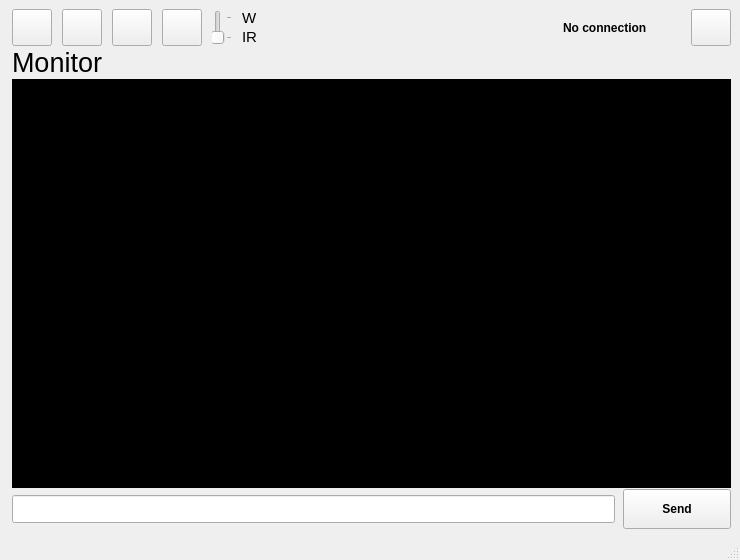
<?xml version="1.0" encoding="UTF-8"?>
<ui version="4.0">
 <class>MainWindow</class>
 <widget class="QMainWindow" name="MainWindow">
  <property name="enabled">
   <bool>true</bool>
  </property>
  <property name="geometry">
   <rect>
    <x>0</x>
    <y>0</y>
    <width>740</width>
    <height>560</height>
   </rect>
  </property>
  <property name="minimumSize">
   <size>
    <width>740</width>
    <height>560</height>
   </size>
  </property>
  <property name="maximumSize">
   <size>
    <width>16777215</width>
    <height>16777215</height>
   </size>
  </property>
  <property name="windowTitle">
   <string>PyRobot</string>
  </property>
  <widget class="QWidget" name="centralwidget">
   <layout class="QGridLayout" name="gridLayout">
    <property name="leftMargin">
     <number>12</number>
    </property>
    <property name="spacing">
     <number>1</number>
    </property>
    <item row="0" column="0">
     <layout class="QHBoxLayout" name="horizontalLayout_3">
      <property name="spacing">
       <number>10</number>
      </property>
      <item>
       <widget class="QPushButton" name="pushButton_enabled_keyboard">
        <property name="maximumSize">
         <size>
          <width>50</width>
          <height>50</height>
         </size>
        </property>
        <property name="text">
         <string/>
        </property>
        <property name="icon">
         <iconset resource="resources.qrc">
          <normaloff>:/resources/img/resources/img/keyboard.png</normaloff>:/resources/img/resources/img/keyboard.png</iconset>
        </property>
        <property name="iconSize">
         <size>
          <width>32</width>
          <height>32</height>
         </size>
        </property>
       </widget>
      </item>
      <item>
       <widget class="QPushButton" name="pushButton_sensors">
        <property name="maximumSize">
         <size>
          <width>50</width>
          <height>50</height>
         </size>
        </property>
        <property name="text">
         <string/>
        </property>
        <property name="icon">
         <iconset resource="resources.qrc">
          <normaloff>:/resources/img/resources/img/sens.png</normaloff>:/resources/img/resources/img/sens.png</iconset>
        </property>
        <property name="iconSize">
         <size>
          <width>30</width>
          <height>30</height>
         </size>
        </property>
       </widget>
      </item>
      <item>
       <widget class="QPushButton" name="pushButton_video">
        <property name="maximumSize">
         <size>
          <width>50</width>
          <height>50</height>
         </size>
        </property>
        <property name="text">
         <string/>
        </property>
        <property name="icon">
         <iconset resource="resources.qrc">
          <normaloff>:/resources/img/resources/img/camera-icon.png</normaloff>:/resources/img/resources/img/camera-icon.png</iconset>
        </property>
        <property name="iconSize">
         <size>
          <width>32</width>
          <height>32</height>
         </size>
        </property>
       </widget>
      </item>
      <item>
       <widget class="QPushButton" name="pushButton_lights">
        <property name="maximumSize">
         <size>
          <width>50</width>
          <height>50</height>
         </size>
        </property>
        <property name="text">
         <string/>
        </property>
        <property name="icon">
         <iconset resource="resources.qrc">
          <normaloff>:/resources/img/resources/img/light-off.png</normaloff>:/resources/img/resources/img/light-off.png</iconset>
        </property>
        <property name="iconSize">
         <size>
          <width>30</width>
          <height>30</height>
         </size>
        </property>
       </widget>
      </item>
      <item>
       <widget class="QSlider" name="verticalSlider_lightsMode">
        <property name="maximumSize">
         <size>
          <width>25</width>
          <height>35</height>
         </size>
        </property>
        <property name="maximum">
         <number>1</number>
        </property>
        <property name="pageStep">
         <number>1</number>
        </property>
        <property name="orientation">
         <enum>Qt::Vertical</enum>
        </property>
        <property name="tickPosition">
         <enum>QSlider::TicksBelow</enum>
        </property>
        <property name="tickInterval">
         <number>0</number>
        </property>
       </widget>
      </item>
      <item>
       <layout class="QVBoxLayout" name="verticalLayout">
        <property name="spacing">
         <number>1</number>
        </property>
        <item>
         <widget class="QLabel" name="label_3">
          <property name="font">
           <font>
            <pointsize>11</pointsize>
           </font>
          </property>
          <property name="text">
           <string>W</string>
          </property>
         </widget>
        </item>
        <item>
         <widget class="QLabel" name="label_2">
          <property name="font">
           <font>
            <pointsize>11</pointsize>
           </font>
          </property>
          <property name="text">
           <string>IR</string>
          </property>
         </widget>
        </item>
       </layout>
      </item>
      <item>
       <spacer name="horizontalSpacer">
        <property name="orientation">
         <enum>Qt::Horizontal</enum>
        </property>
        <property name="sizeType">
         <enum>QSizePolicy::Expanding</enum>
        </property>
        <property name="sizeHint" stdset="0">
         <size>
          <width>40</width>
          <height>20</height>
         </size>
        </property>
       </spacer>
      </item>
      <item>
       <widget class="QLabel" name="label_ip">
        <property name="font">
         <font>
          <weight>75</weight>
          <bold>true</bold>
         </font>
        </property>
        <property name="text">
         <string>No connection</string>
        </property>
       </widget>
      </item>
      <item>
       <widget class="QLabel" name="icon_wifi">
        <property name="maximumSize">
         <size>
          <width>40</width>
          <height>40</height>
         </size>
        </property>
        <property name="text">
         <string/>
        </property>
        <property name="pixmap">
         <pixmap resource="resources.qrc">:/resources/img/resources/img/wifi_off.png</pixmap>
        </property>
        <property name="scaledContents">
         <bool>true</bool>
        </property>
       </widget>
      </item>
      <item>
       <widget class="QLabel" name="icon_battery">
        <property name="maximumSize">
         <size>
          <width>38</width>
          <height>38</height>
         </size>
        </property>
        <property name="text">
         <string/>
        </property>
        <property name="pixmap">
         <pixmap resource="resources.qrc">:/resources/img/resources/img/Battery/battery-missing.png</pixmap>
        </property>
        <property name="scaledContents">
         <bool>true</bool>
        </property>
       </widget>
      </item>
      <item>
       <widget class="QPushButton" name="pushButton_new_connection">
        <property name="maximumSize">
         <size>
          <width>50</width>
          <height>50</height>
         </size>
        </property>
        <property name="text">
         <string/>
        </property>
        <property name="icon">
         <iconset resource="resources.qrc">
          <normaloff>:/resources/img/resources/img/network.png</normaloff>:/resources/img/resources/img/network.png</iconset>
        </property>
        <property name="iconSize">
         <size>
          <width>32</width>
          <height>32</height>
         </size>
        </property>
       </widget>
      </item>
     </layout>
    </item>
    <item row="1" column="0">
     <layout class="QHBoxLayout" name="horizontalLayout_4">
      <item>
       <layout class="QVBoxLayout" name="verticalLayout_2">
        <item>
         <widget class="QLabel" name="label">
          <property name="minimumSize">
           <size>
            <width>0</width>
            <height>30</height>
           </size>
          </property>
          <property name="font">
           <font>
            <pointsize>20</pointsize>
           </font>
          </property>
          <property name="text">
           <string>Monitor</string>
          </property>
          <property name="alignment">
           <set>Qt::AlignLeading|Qt::AlignLeft|Qt::AlignVCenter</set>
          </property>
         </widget>
        </item>
        <item>
         <widget class="QPlainTextEdit" name="plainTextEdit_monitor">
          <property name="autoFillBackground">
           <bool>false</bool>
          </property>
          <property name="styleSheet">
           <string notr="true">background-color: rgb(0, 0, 0);
color: rgb(255,255,255);</string>
          </property>
          <property name="verticalScrollBarPolicy">
           <enum>Qt::ScrollBarAsNeeded</enum>
          </property>
          <property name="readOnly">
           <bool>true</bool>
          </property>
          <property name="plainText">
           <string/>
          </property>
          <property name="backgroundVisible">
           <bool>false</bool>
          </property>
         </widget>
        </item>
        <item>
         <layout class="QHBoxLayout" name="horizontalLayout_2">
          <property name="spacing">
           <number>8</number>
          </property>
          <property name="sizeConstraint">
           <enum>QLayout::SetDefaultConstraint</enum>
          </property>
          <property name="topMargin">
           <number>0</number>
          </property>
          <property name="rightMargin">
           <number>0</number>
          </property>
          <item>
           <widget class="QLineEdit" name="lineEdit_commandline">
            <property name="minimumSize">
             <size>
              <width>0</width>
              <height>28</height>
             </size>
            </property>
           </widget>
          </item>
          <item>
           <widget class="QPushButton" name="pushButton_send_monitor">
            <property name="minimumSize">
             <size>
              <width>108</width>
              <height>40</height>
             </size>
            </property>
            <property name="font">
             <font>
              <weight>75</weight>
              <bold>true</bold>
             </font>
            </property>
            <property name="text">
             <string>Send</string>
            </property>
            <property name="icon">
             <iconset resource="resources.qrc">
              <normaloff>:/resources/img/resources/img/Right.png</normaloff>:/resources/img/resources/img/Right.png</iconset>
            </property>
            <property name="iconSize">
             <size>
              <width>26</width>
              <height>26</height>
             </size>
            </property>
            <property name="autoDefault">
             <bool>false</bool>
            </property>
            <property name="flat">
             <bool>false</bool>
            </property>
           </widget>
          </item>
         </layout>
        </item>
       </layout>
      </item>
     </layout>
    </item>
   </layout>
  </widget>
  <widget class="QMenuBar" name="menubar">
   <property name="geometry">
    <rect>
     <x>0</x>
     <y>0</y>
     <width>740</width>
     <height>22</height>
    </rect>
   </property>
  </widget>
  <widget class="QStatusBar" name="statusbar"/>
  <action name="actionSend">
   <property name="text">
    <string>Send</string>
   </property>
   <property name="shortcut">
    <string>Return</string>
   </property>
  </action>
 </widget>
 <resources>
  <include location="resources.qrc"/>
 </resources>
 <connections/>
</ui>
